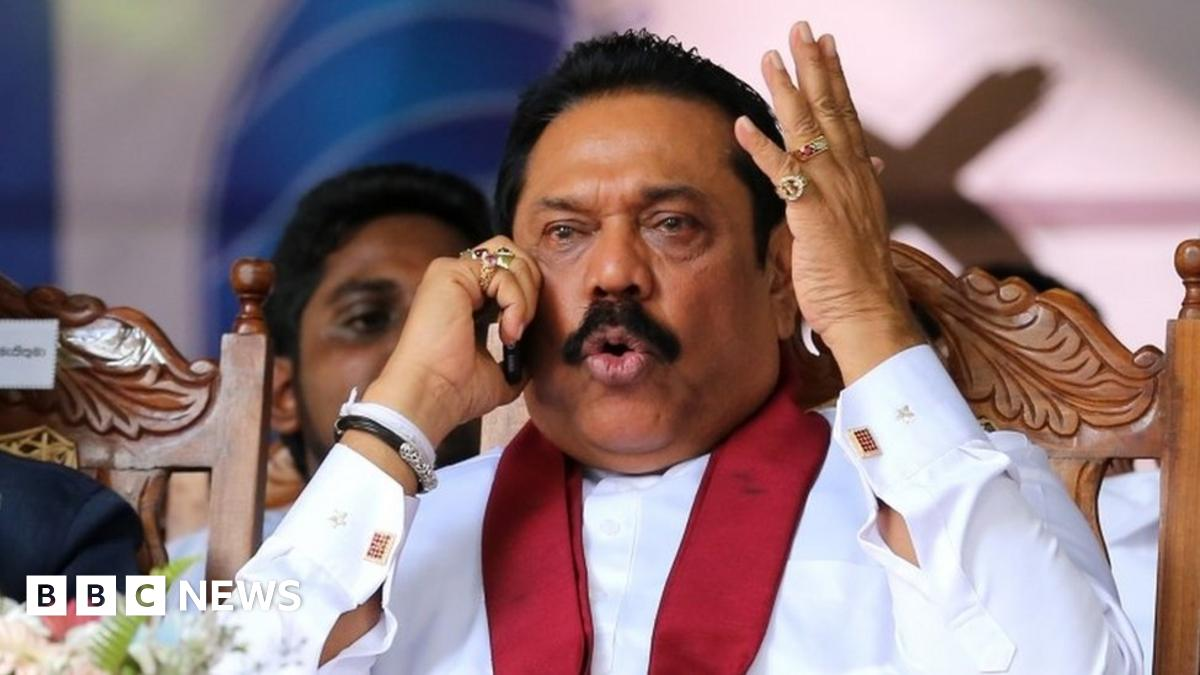
#> input picture DIP/Digital-Image-Processing-main/DAY 08/img2.jpg, 1200 x 675 px
$ jupyter execute exercise.ipynb
#> lines starting #> are read from the running program, lines starting #| are printed output that depends on the picture; after the words box and inside, x2 and y2 are one past the last pixel; in counts of white or black regions, pixels touching at a corner belong together
# Exercise: Log, Gamma, and Piecewise Linear Transformations

### Setup

[cell 1]
import numpy as np
import matplotlib.pyplot as plt
import cv2

[cell 2]
img = cv2.imread("img2.jpg", cv2.IMREAD_GRAYSCALE)
#> img: shape (675, 1200); min 0, max 255, mean 128.3
img_float = img.astype(np.float32)
img_float = np.clip(img_float, 0, 255)

## 1. Log Transformation
Apply log transformation and display original vs log transformed image side by side.

[cell 3]
c = 255.0 / np.log(1 + 255)
log_transformed = c * np.log1p(img_float)
log_transformed = np.clip(log_transformed, 0, 255)
log_transformed = log_transformed.astype(np.uint8)

[cell 4]
plt.figure(figsize=(10,5))
plt.subplot(1,2,1)
plt.imshow(img.astype(np.uint8), cmap='gray')
plt.title("Original")
plt.axis('off')

plt.subplot(1,2,2)
plt.imshow(log_transformed, cmap='gray')
plt.title("Log Transformed")
plt.axis('off')

plt.tight_layout()
plt.show()

## 2. Gamma Transformation
Apply two gamma transforms: one with gamma between 0.1 and 0.5 (brightens the image), and one with gamma between 2.0 and 4.0 (darkens the image). Display original and both results side by side.

[cell 5]
normalized = img / 255.0

gamma1 = 0.3   # chosen between 0.1 and 0.5
gamma2 = 3.0   # chosen between 2.0 and 4.0

[cell 6]
gamma_low = np.power(normalized, gamma1) * 255
gamma_low = np.clip(gamma_low, 0, 255)
gamma_low = gamma_low.astype(np.uint8)

[cell 7]
gamma_high = np.power(normalized, gamma2) * 255
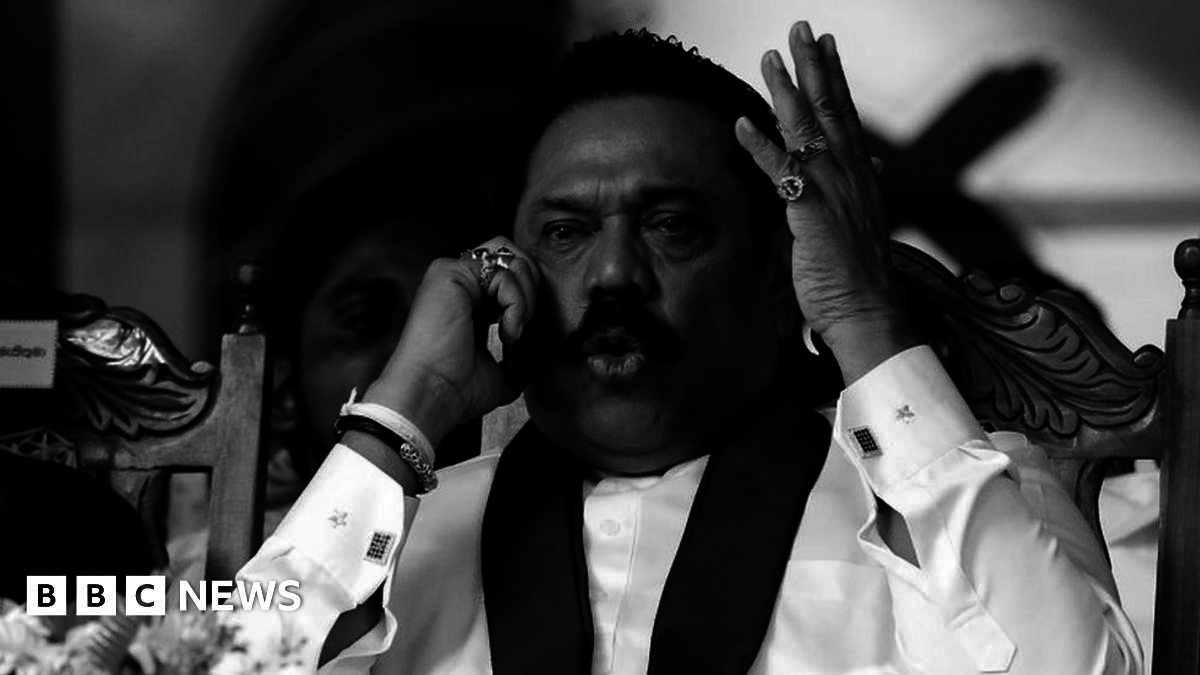
#> gamma_high: shape (675, 1200) float64; min 0, max 255, mean 65.3
gamma_high = np.clip(gamma_high, 0, 255)
gamma_high = gamma_high.astype(np.uint8)

[cell 8]
plt.figure(figsize=(15,5))
plt.subplot(1,3,1)
plt.imshow(img.astype(np.uint8), cmap='gray')
plt.title("Original")
plt.axis('off')

plt.subplot(1,3,2)
plt.imshow(gamma_low, cmap='gray')
plt.title(f"Gamma {gamma1}")
plt.axis('off')

plt.subplot(1,3,3)
plt.imshow(gamma_high, cmap='gray')
plt.title(f"Gamma {gamma2}")
plt.axis('off')

plt.tight_layout()
plt.show()

## 3. Piecewise Linear Transformation
Apply two piecewise linear (contrast stretching) transformations using different sets of control points, then display original and both results side by side.

[cell 9]
'''
r = input intensity

r1 -> input intensity where first region ends
r2 -> input intensity where second region ends

s1 -> output value corresponding to r1
s2 -> output value corresponding to r2

0 -> r1   First linear transformation
r1 -> r2  Main stretching region
r2 -> 255 Third linear transformation
'''

def piecewise_linear(img, r1, s1, r2, s2):
#> called with r1 = 70, s1 = 20, r2 = 180, s2 = 230
    result = np.zeros_like(img, dtype=np.float32)

    region1 = img < r1
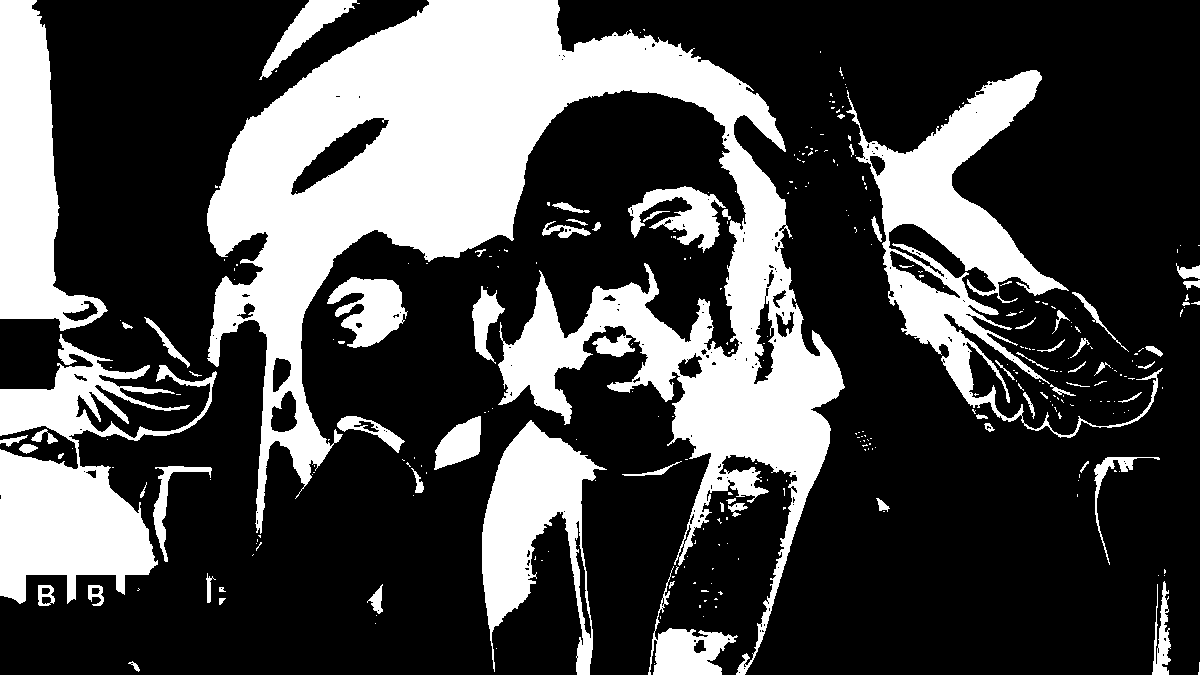
#> region1: shape (675, 1200) bool; 28.8% white; 312 white regions (240 under 20 px), largest, box (x1, y1, x2, y2) and area: (207, 0, 845, 675) 129804, (846, 70, 1163, 438) 24637, (0, 334, 217, 604) 24193
    result[region1] = (s1 / r1) * img[region1]

    region2 = (img >= r1) & (img <= r2)
#> region2: shape (675, 1200) bool; 42.1% white; 299 white regions (250 under 20 px), largest, box (x1, y1, x2, y2) and area: (0, 0, 797, 675) 219480, (557, 0, 1200, 675) 91742, (1035, 0, 1200, 130) 12184
    result[region2] = ((s2 - s1) / (r2 - r1)) * (img[region2] - r1) + s1

    region3 = img > r2
#> region3: shape (675, 1200) bool; 29.1% white; 233 white regions (176 under 20 px), largest, box (x1, y1, x2, y2) and area: (753, 323, 1160, 675) 84524, (641, 0, 1200, 206) 53225, (118, 443, 414, 675) 35687
    result[region3] = ((255 - s2) / (255 - r2)) * (img[region3] - r2) + s2

    result = np.clip(result, 0, 255)
    return result.astype(np.uint8)

[cell 10]
# First set of control points: strong contrast stretch
r1_a, s1_a = 70, 20
r2_a, s2_a = 180, 230

piecewise_result_1 = piecewise_linear(img, r1_a, s1_a, r2_a, s2_a)

[cell 11]
# Second set of control points: different stretch (e.g. darken shadows, compress highlights)
r1_b, s1_b = 50, 10
r2_b, s2_b = 150, 200

piecewise_result_2 = piecewise_linear(img, r1_b, s1_b, r2_b, s2_b)
#> call 2 of piecewise_linear, with r1 = 50, s1 = 10, r2 = 150, s2 = 200
#> in piecewise_linear (call 2), `region1 = img < r1`: region1: shape (675, 1200) bool; 16.2% white; 312 white regions (236 under 20 px), largest, box (x1, y1, x2, y2) and area: (236, 17, 785, 484) 50925, (0, 450, 154, 603) 15704, (482, 423, 593, 675) 9203
#> in piecewise_linear (call 2), `region2 = (img >= r1) & (img <= r2)`:
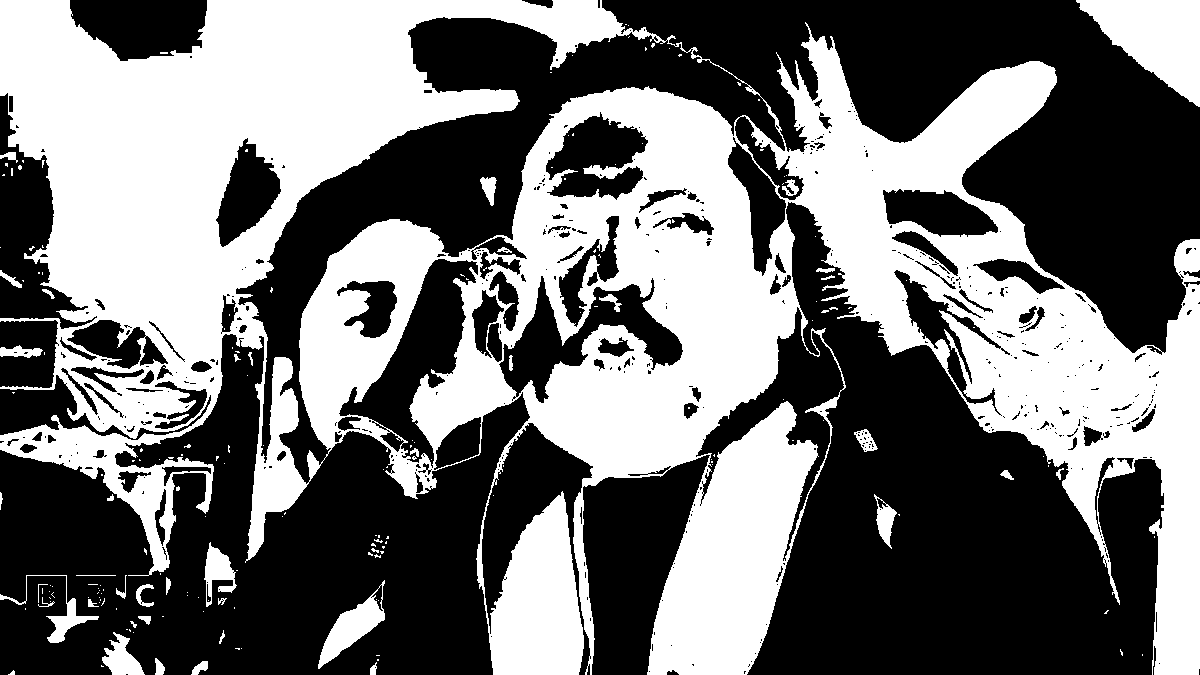
#> region2: shape (675, 1200) bool; 44.8% white; 195 white regions (153 under 20 px), largest, box (x1, y1, x2, y2) and area: (0, 0, 1200, 675) 346501, (1076, 0, 1200, 107) 7411, (318, 580, 385, 669) 1991
#> in piecewise_linear (call 2), `region3 = img > r2`:
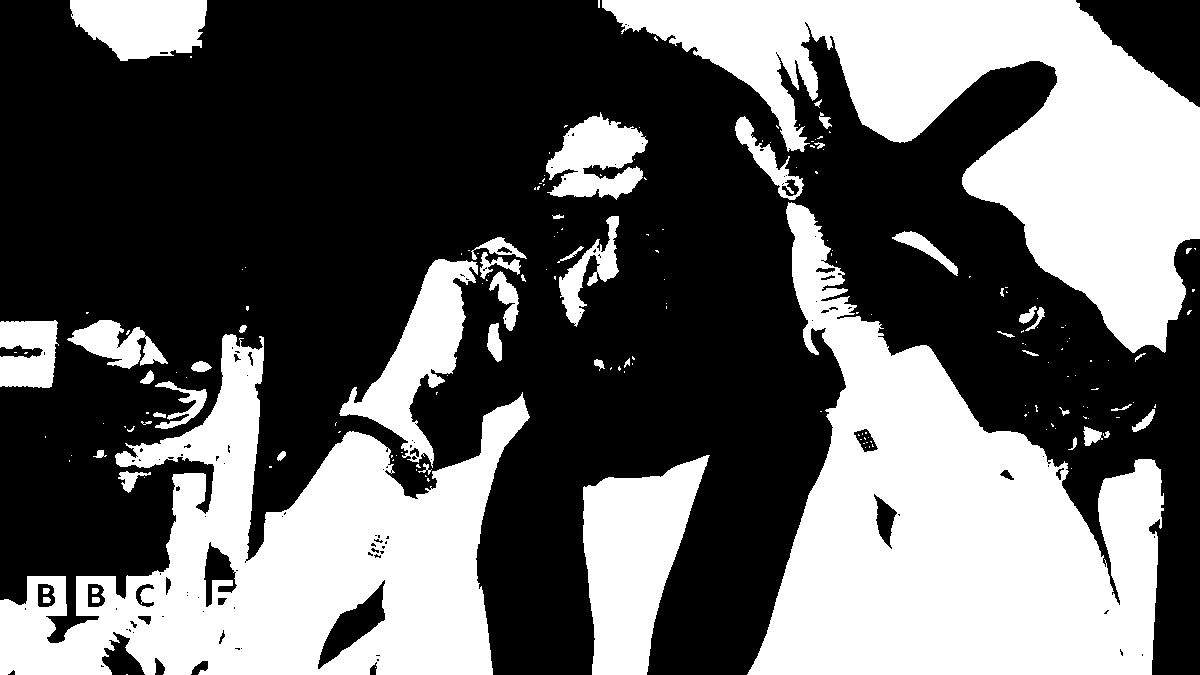
#> region3: shape (675, 1200) bool; 39% white; 188 white regions (137 under 20 px), largest, box (x1, y1, x2, y2) and area: (747, 202, 1164, 675) 97771, (0, 334, 530, 675) 81870, (602, 0, 1200, 353) 81697
#> in piecewise_linear (call 2), `result[region3] = ((255 - s2) / (255 - r2)) * (img[region3] - r2) + s2`:
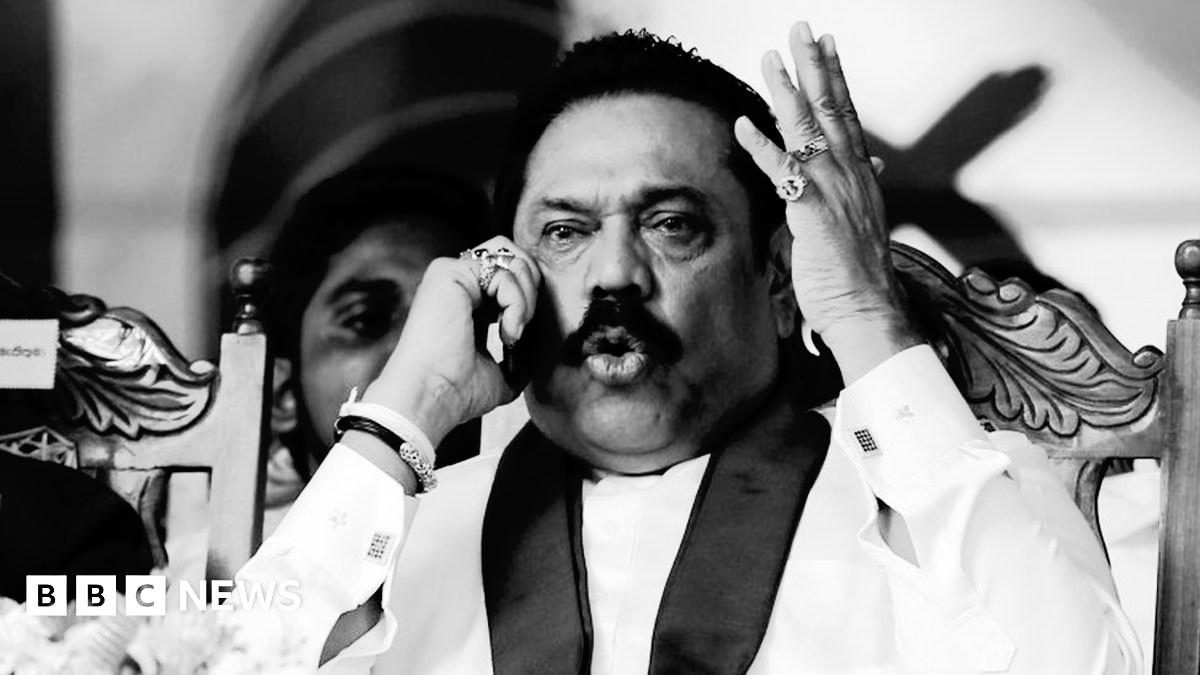
#> result: shape (675, 1200) float32; min 0, max 255, mean 133.1

[cell 12]
plt.figure(figsize=(15,5))
plt.subplot(1,3,1)
plt.imshow(img.astype(np.uint8), cmap='gray')
plt.title("Original")
plt.axis('off')

plt.subplot(1,3,2)
plt.imshow(piecewise_result_1, cmap='gray')
plt.title(f"Piecewise ({r1_a},{s1_a})-({r2_a},{s2_a})")
plt.axis('off')

plt.subplot(1,3,3)
plt.imshow(piecewise_result_2, cmap='gray')
plt.title(f"Piecewise ({r1_b},{s1_b})-({r2_b},{s2_b})")
plt.axis('off')

plt.tight_layout()
plt.show()

$ run again, with DIP/Digital-Image-Processing-main/DAY 08/images.jpg copied over DIP/Digital-Image-Processing-main/DAY 08/img2.jpg
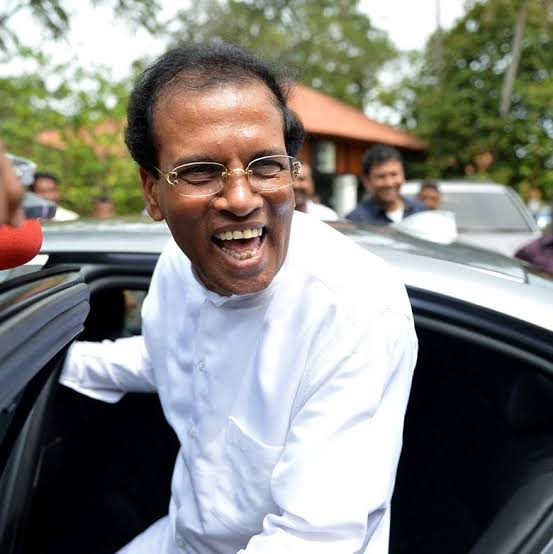
#> input picture DIP/Digital-Image-Processing-main/DAY 08/images.jpg, 553 x 554 px
#> in piecewise_linear, `region1 = img < r1`:
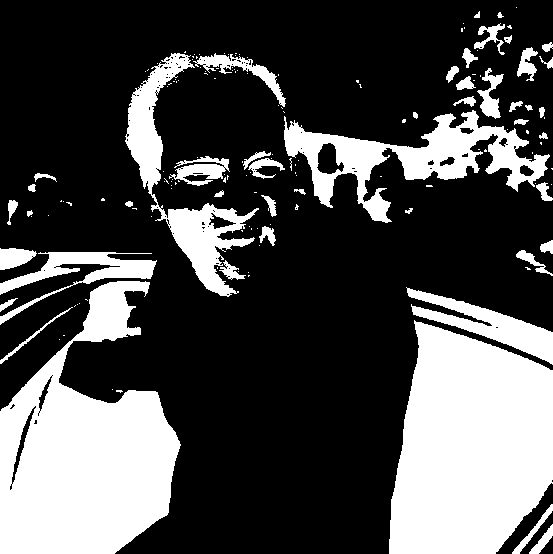
#> region1: shape (554, 553) bool; 29.6% white; 159 white regions (112 under 20 px), largest, box (x1, y1, x2, y2) and area: (389, 320, 553, 554) 29835, (0, 281, 181, 554) 29314, (284, 110, 550, 223) 9696
#> region2: shape (554, 553) bool; 33.7% white; 226 white regions (190 under 20 px), largest, box (x1, y1, x2, y2) and area: (0, 0, 553, 411) 90242, (59, 341, 284, 554) 5182, (496, 483, 553, 554) 980
#> region3: shape (554, 553) bool; 36.7% white; 133 white regions (90 under 20 px), largest, box (x1, y1, x2, y2) and area: (40, 177, 553, 554) 77888, (0, 0, 213, 116) 13888, (355, 0, 482, 99) 5029
#> region1: shape (554, 553) bool; 24.5% white; 186 white regions (139 under 20 px), largest, box (x1, y1, x2, y2) and area: (389, 322, 553, 554) 28731, (0, 282, 180, 554) 27992, (284, 123, 383, 208) 2390
#> region2: shape (554, 553) bool; 31.3% white; 185 white regions (149 under 20 px), largest, box (x1, y1, x2, y2) and area: (0, 0, 553, 412) 84042, (491, 472, 553, 554) 1934, (176, 522, 263, 554) 1440
#> region3: shape (554, 553) bool; 44.3% white; 151 white regions (92 under 20 px), largest, box (x1, y1, x2, y2) and area: (37, 176, 553, 554) 87121, (0, 0, 230, 122) 16439, (287, 0, 488, 143) 9819
#> in piecewise_linear (call 2), `result[region3] = ((255 - s2) / (255 - r2)) * (img[region3] - r2) + s2`:
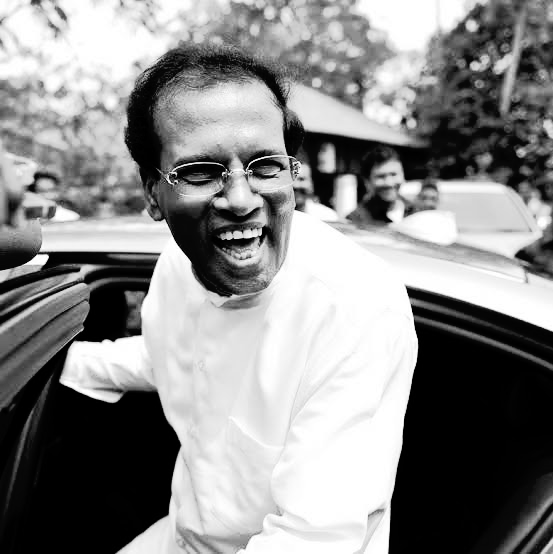
#> result: shape (554, 553) float32; min 0, max 255, mean 138.9
